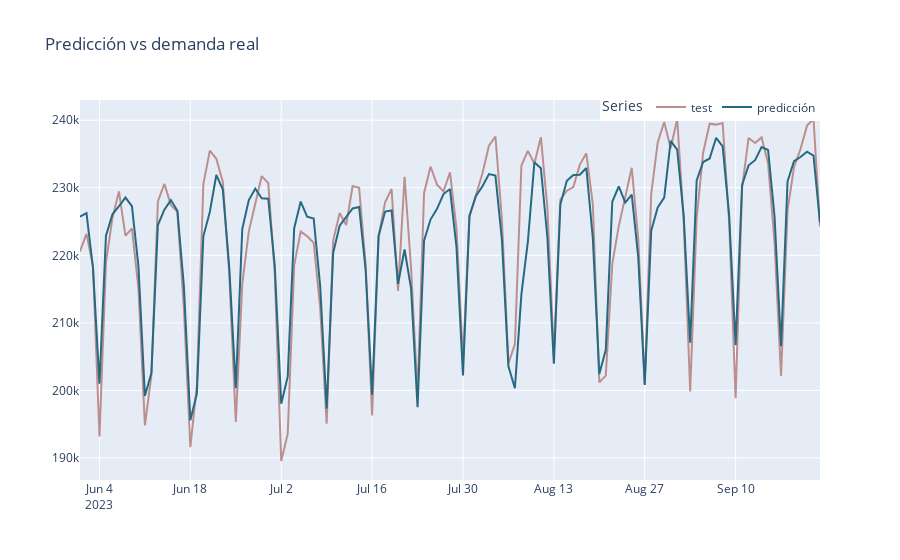

The notebook cell saved with this chart:
### Code cell
# Sin búsqueda de parámetros.........

# ForecasterAutoreg: Ridge
# ==============================================================================
forecaster = ForecasterAutoreg(
                 regressor     = Ridge(alpha=0.3, random_state=123),
                 lags          = [1, 2, 3, 4, 5, 6, 7, 14,21, 28],
                 transformer_y = StandardScaler()
             )
# MAPE: 1.6111418829954176
#Error de backtest: 3607.9930242858914

# ForecasterAutoreg: Lasso
# ==============================================================================
# forecaster = ForecasterAutoreg(
#     regressor=Lasso(alpha=0.02, random_state=123), 
#     lags=[1, 2, 3, 4, 5, 6, 7, 14, 21, 28],
#     transformer_y=StandardScaler()
# )
# Error de backtest: 5148.39846044951
# MAPE: 2.299006770286391

# # ForecasterAutoreg: XGBRegressor
# # ==============================================================================
# forecaster = ForecasterAutoreg(
#                 regressor = XGBRegressor(random_state=123),
#                 lags=[1, 2, 3, 4, 5, 6, 7, 14, 21, 28],
#                 transformer_y = StandardScaler()
#              )
# Error de backtest: 4273.889835360962
# MAPE: 1.908496737856446

# ForecasterAutoreg: LGBMRegressor
# ==============================================================================
# forecaster = ForecasterAutoreg(
#                 regressor = LGBMRegressor(random_state=123),
#                 lags=[1, 2, 3, 4, 5, 6, 7, 14, 21, 28],
#                 transformer_y = StandardScaler()
#              )
#MAPE: 2.0710136700119364

# ForecasterAutoreg: SVR
# ==============================================================================
# forecaster = ForecasterAutoreg(
#                 regressor = SVR(),
#                 lags=[1, 2, 3, 4, 5, 6, 7, 14,21, 28],
#                 transformer_y = StandardScaler()
#              )
# Error de backtest: 11317.396979678644
# MAPE: 5.053760403002729


# ForecasterAutoreg: GradientBoostingRegressor
# ==============================================================================
# forecaster = ForecasterAutoreg(
#                 regressor = GradientBoostingRegressor(random_state=123),
#                 lags=[1, 2, 3, 4, 5, 6, 7, 14,21, 28],
#                 transformer_y = StandardScaler()
#              )
# Error de backtest: 5033.759316053118
# MAPE: 2.247814895544796

columnas_tipo_dia = [col for col in df.columns if col.startswith('TIPO_DIA_')]
variables_exogenas = nombres_variables + columnas_tipo_dia

forecaster.fit(y=df.loc[:fin_validacion, 'Demanda_SIN'], exog=df.loc[:fin_validacion, variables_exogenas])

#Sin Búsqueda de hiperparametros
# Backtesting datos de test
# ==============================================================================
metric, predicciones = backtesting_forecaster(
                            forecaster         = forecaster,
                            y                    = datos.loc[:fin_validacion, 'Demanda_SIN'],
                            exog                 = datos.loc[:fin_validacion, variables_exogenas],
                            initial_train_size = len(datos.loc[:fin_train]),
                            fixed_train_size   = False, #Incremental
                            allow_incomplete_fold =True,
                            steps              = 7, #len(datos.loc[fin_train:fin_validacion])
                            metric             = ['mean_squared_error', 'mean_absolute_error', 'mean_absolute_percentage_error', 'mean_squared_log_error'],
                            refit              = True, #7
                            interval           = [2.5, 97.5],
                            random_state	  = 123,
                            n_jobs             = 'auto',
                            verbose            = True,
                            show_progress      = True,
                       )
print(metric)
print(f"Error de backtest_mean_squared_error: {metric[0]:.2f}")
print(f"Error de backtest_mean_absolute_error: {metric[1]:.2f}")
print(f"Error de backtest_mean_absolute_percentage_error: {metric[2]:.2f}")
print(f"Error de backtest_mean_squared_log_error: {metric[3]:.2f}")

predicciones
y_true = datos.loc[predicciones.index, 'Demanda_SIN']
mae = mean_absolute_error(y_true, predicciones['pred'])
mape = (mae / y_true).mean() * 100
print("MAPE:", mape)


# Importancia predictores
# ==============================================================================
print(forecaster.get_feature_importances())


#Grafico de predicciones vs real........

fig = go.Figure()
fig.add_trace(go.Scatter(x=datos.loc[predicciones.index, 'Demanda_SIN'].index,
                         y=datos.loc[predicciones.index, 'Demanda_SIN'],
                         mode='lines',
                         name='test',
                         line=dict(color='#bc8f8f'))) 
fig.add_trace(go.Scatter(x=predicciones.index,
                         y=predicciones['pred'],
                         mode='lines',
                         name='predicción',
                         line=dict(color='#276981'))) 
fig.update_layout(title='Predicción vs demanda real')
fig.update_layout(legend=dict(title='Series', orientation='h', y=1.02, xanchor='right', x=1))
fig.show()
